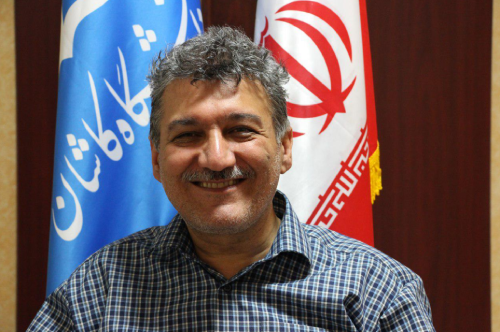
#> input picture 5.png, 500 x 332 px
$ python show.py
#> lines starting #> are read from the running program, lines starting #| are printed output that depends on the picture; after the words box and inside, x2 and y2 are one past the last pixel; in counts of white or black regions, pixels touching at a corner belong together
# Max Base
# 2021-01-14
# https://github.com/BaseMax/mathematical-imaging-vision

from PIL import Image
from math import sqrt

# output color sets
colors = [
    # r,g,b
    (0,0,0),
    (250,250,250)
]

# find close color of a pixel
def close_color(pixel, colors):
    close = (0, 0, 0) # default color
    minDiff = 1000
    for color in colors:

        # color RGB
        r = color[0]
        g = color[1]
        b = color[2]

        # pixel RGB
        pr =pixel[0]
        pg = pixel[1]
        pb = pixel[2]

        # diff RGB
        dr = r - pr
        dg = g - pg
        db = b - pb

        # Why squrt? read: https://en.wikipedia.org/wiki/Color_difference
        sum = dr**2 + dg**2 + dg**2
        diff = sqrt(sum)
        if(diff < minDiff):
            minDiff = diff
            close = color

    return close

# read input image file
image = Image.open("5.png")
#> image is the input picture: PIL image 500x332 RGB; mean R, G, B 106.5, 91.1, 94.9
width, height = image.size[0], image.size[1]
#> width = 500; height = 332
pixels = list(image.getdata())
#> pixels = 166000 items
image.close()

# modify/calc
for y in range(int(height)): # y
    for x in range(int(width)): #x
        i = x + y * width # ith pixel
        pixels[i] = close_color(pixels[i], colors)

# save output
output = Image.new("RGB", image.size)
#> output: PIL image 500x332 RGB; every value is 0
output.putdata(pixels)
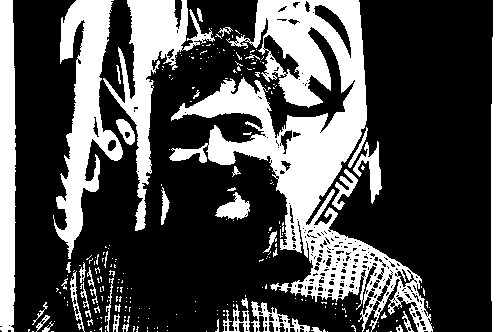
#> output: PIL image 500x332 RGB; values 0 (black) and 250 (white), 31% white; 252 white regions (206 under 20 px), largest, box (x1, y1, x2, y2) and area: (169, 0, 433, 332) 24801, (53, 0, 123, 259) 7359, (103, 0, 215, 231) 6112
output.save("demo.png")
